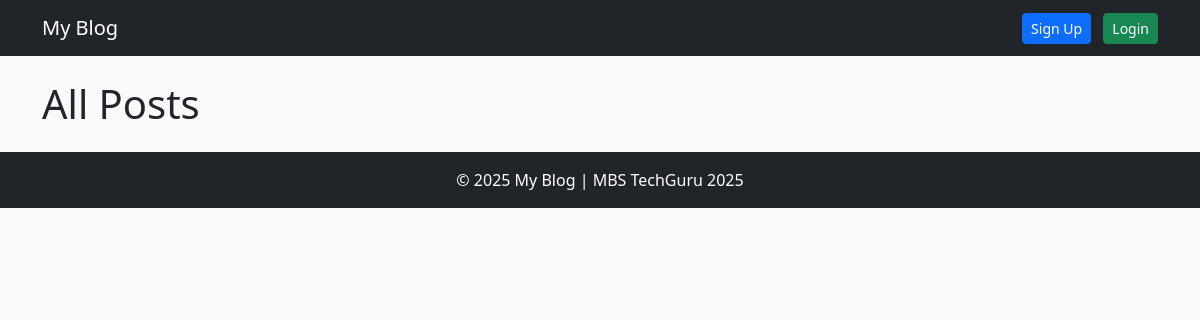
/, run on an earlier commit of the app's database.
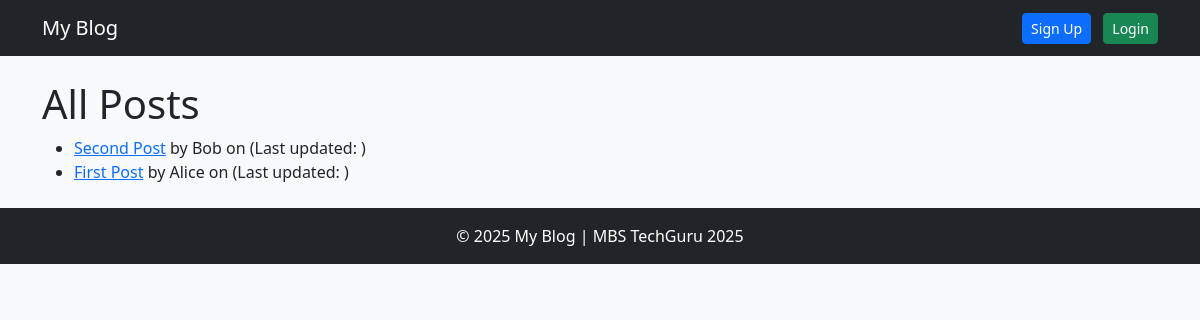
And on a later commit of the database.
### blog/models.py (models this page shows, shortened)
class Post(models.Model):
    title = models.CharField(max_length=200)
    body = models.TextField()
    published_at = models.DateTimeField(auto_now_add=True)  # first publish time
    updated_at = models.DateTimeField(auto_now=True)
    author = models.ForeignKey(Author, on_delete=models.CASCADE, related_name='posts')
    categories = models.ManyToManyField(Category, related_name='posts')

class Author(models.Model):
    name = models.CharField(max_length=100)
    email = models.EmailField(unique=True)

### blog/views.py (the view)
# urls.py: path('', PostListView.as_view(), name='post_list'),
class PostListView(ListView):
    model = Post
    template_name = 'blog/post_list.html'
    context_object_name = 'posts'
    paginate_by = 5
    ordering = ['-published_at'] # Newest posts first

### blog/templates/blog/post_list.html
{% extends "base.html" %}
{% block content %}
<h1>All Posts</h1>
<ul>
    {% for post in posts %}
        <li>
            <a href="{% url 'post_detail' post.pk %}">{{ post.title }}</a>
            by {{ post.author.name }} on {{ post.created_at|date:"F j, Y" }}
            (Last updated: {{ post.updated_at|date:"F j, Y, g:i A" }})
        </li>
    {% endfor %}
</ul>
{% endblock %}

### templates/base.html (shortened to what this page needs)
<!DOCTYPE html>
<html lang="en">
<head>
    <link href="https://cdn.jsdelivr.net/npm/bootstrap@5.3.3/dist/css/bootstrap.min.css" rel="stylesheet">
</head>
<body class="bg-light">
    <nav class="navbar navbar-expand-lg navbar-dark bg-dark mb-4">
        <div class="container">
            <a class="navbar-brand" href="{% url 'post_list' %}">My Blog</a>
            <div class="collapse navbar-collapse" id="navbarNav">
                <div class="ms-auto">
                    {% if user.is_authenticated %}
                        <a class="btn btn-sm btn-info me-2" href="{% url 'profile' %}">Profile</a>
                        <span class="navbar-text text-white me-3">
                            Logged in as {{ user.email }}
                        </span>
                        <a class="btn btn-sm btn-outline-light me-2" href="{% url 'post_create' %}">+ New Post</a>
                        <form method="post" action="{% url 'logout' %}" style="display:inline;">
                            {% csrf_token %}
                            <button type="submit" class="btn btn-sm btn-danger ms-2">Logout</button>
                        </form>
                    {% else %}
                        <a class="btn btn-sm btn-primary me-2" href="{% url 'signup' %}">Sign Up</a>
                        <a class="btn btn-sm btn-success" href="{% url 'login' %}">Login</a>
                    {% endif %}
                </div>
            </div>
        </div>
    </nav>
    <div class="container">
        {% block content %}{% endblock %}
    </div>
    <footer class="bg-dark text-white text-center py-3 mt-4">
        <p class="mb-0">© {{ year|default:2025 }} My Blog | MBS TechGuru 2025</p>
    </footer>
</body>
</html>

What changed in the data, as far as the page shows it:
added Post: title "Second Post", author.name "Bob"
added Post: title "First Post", author.name "Alice"
